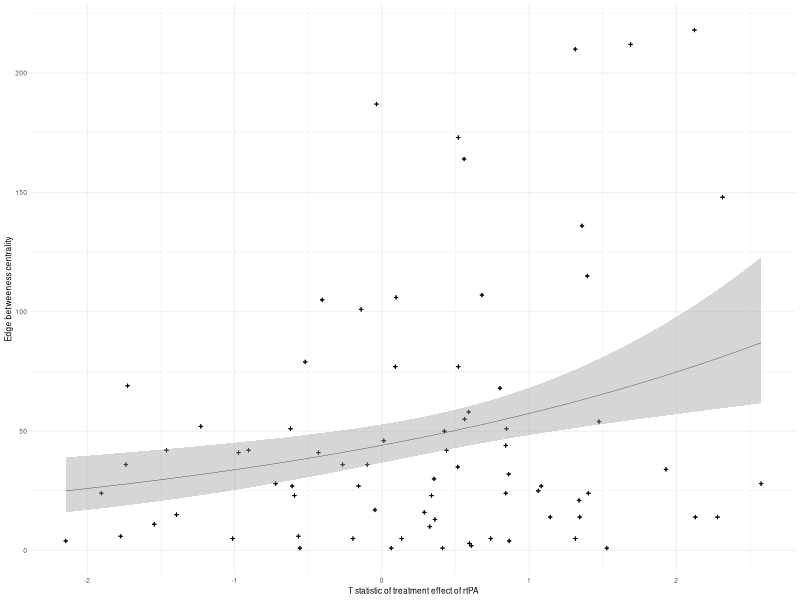
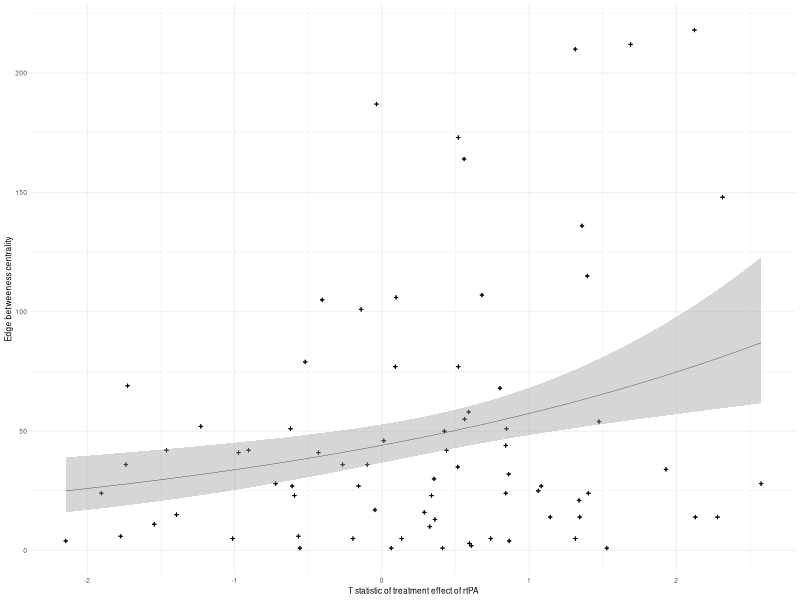

Write R code to recreate these figures, in order. (Note: this script raises an error after producing the figures.)
require(tidyverse)
require(ggplot2)
require(patchwork)
require(ggsci)


d.EBC.c <- read.csv('./../../derivatives/matlab_processing/EBCcont.dat', header = FALSE) %>% 
  setNames(c('tstat','EBC')) %>% 
  as_tibble()
d.EBC.c

p.EBC <- d.EBC.c %>% 
  #filter(EBC < 100) %>% 
  ggplot(aes(y=EBC, x=tstat)) +
  geom_point(shape = 3, size = .5) +
  geom_smooth(method = 'glm', method.args = list(family = quasipoisson()), color='black', size = .1) +
  scale_x_continuous('T statistic of treatment effect of rtPA') +
  scale_y_continuous('Edge betweeness centrality') +
  theme_minimal(base_size = 6) +
  theme(legend.position = c(.8,.8)
        , legend.key.height = unit(.1,'cm')
        , legend.text = element_text(size = 2)
        , legend.title = element_text(size = 3)
        , legend.background = element_rect(fill = 'snow')
        , plot.background = element_rect(fill = "white", color = NA))

p.EBC
ggsave(filename = './../../derivatives/figures/R/TbyEBC_qb.png', units = 'cm', width = 4.5, height = 4.5, dpi = 600)


d.EBC.c %>% unique() %>% 
  glm(I(EBC) ~ tstat, data = ., family = quasipoisson(link = 'log'), ) %>% 
  tidy()

lm(tstat ~ sqrt(EBC), data =  d.EBC.c %>% unique()) %>% tidy()